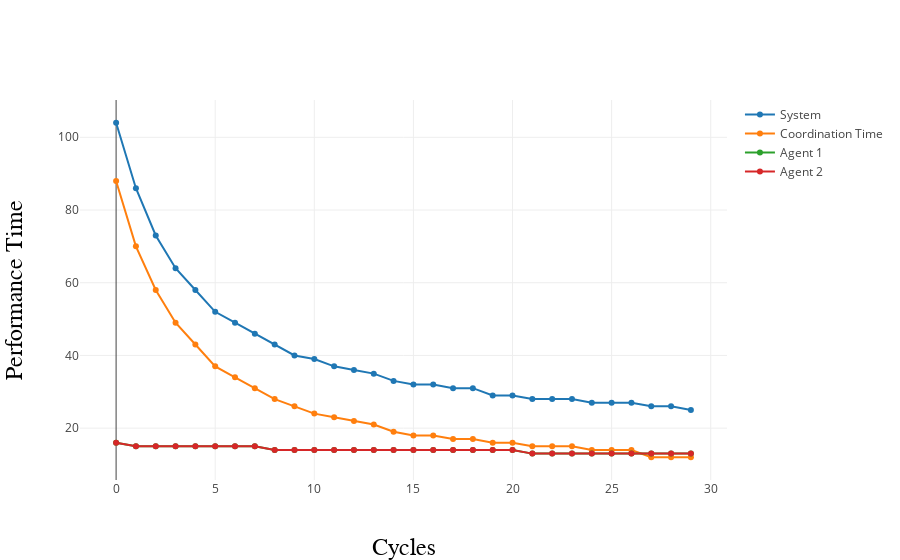
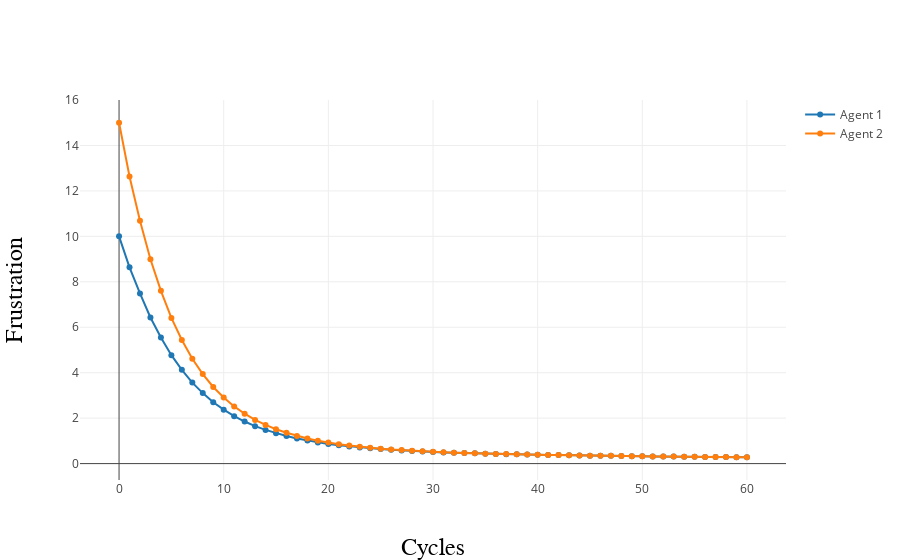

Notebook code for these charts, in order:
### Code cell
print(my_workplace_lg.get_sum_perf_time())
my_workplace_lg.plot_performance()
my_workplace_lg.plot_frustration()

### Figure 1 — Plotly figure (JSON) as saved in the notebook; plotly's stock layout.template omitted (floating-point values rounded to 4 significant figures)
{"data": [{"mode": "lines+markers", "name": "System", "type": "scatter", "uid": "b5821aff-7556-4955-99b3-dc61d0b29196", "x": [0, 1, 2, 3, 4, 5, 6, 7, 8, 9, 10, 11, 12, 13, 14, 15, 16, 17, 18, 19, 20, 21, 22, 23, 24, 25, 26, 27, 28, 29], "y": [104, 86, 73, 64, 58, 52, 49, 46, 43, 40, 39, 37, 36, 35, 33, 32, 32, 31, 31, 29, 29, 28, 28, 28, 27, 27, 27, 26, 26, 25]}, {"mode": "lines+markers", "name": "Coordination Time", "type": "scatter", "uid": "36e94ea9-c177-4657-b6d7-c44633206958", "x": [0, 1, 2, 3, 4, 5, 6, 7, 8, 9, 10, 11, 12, 13, 14, 15, 16, 17, 18, 19, 20, 21, 22, 23, 24, 25, 26, 27, 28, 29], "y": [88, 70, 58, 49, 43, 37, 34, 31, 28, 26, 24, 23, 22, 21, 19, 18, 18, 17, 17, 16, 16, 15, 15, 15, 14, 14, 14, 12, 12, 12]}, {"mode": "lines+markers", "name": "Agent 1", "type": "scatter", "uid": "5636d126-36b2-405b-a71c-dc9f54be4e49", "x": [0, 1, 2, 3, 4, 5, 6, 7, 8, 9, 10, 11, 12, 13, 14, 15, 16, 17, 18, 19, 20, 21, 22, 23, 24, 25, 26, 27, 28, 29], "y": [16, 15, 15, 15, 15, 15, 15, 15, 14, 14, 14, 14, 14, 14, 14, 14, 14, 14, 14, 14, 14, 13, 13, 13, 13, 13, 13, 13, 13, 13]}, {"mode": "lines+markers", "name": "Agent 2", "type": "scatter", "uid": "9b5350bc-bb2d-4b6d-952d-36c37175c4a7", "x": [0, 1, 2, 3, 4, 5, 6, 7, 8, 9, 10, 11, 12, 13, 14, 15, 16, 17, 18, 19, 20, 21, 22, 23, 24, 25, 26, 27, 28, 29], "y": [16, 15, 15, 15, 15, 15, 15, 15, 14, 14, 14, 14, 14, 14, 14, 14, 14, 14, 14, 14, 14, 13, 13, 13, 13, 13, 13, 13, 13, 13]}], "layout": {"xaxis": {"title": "Cycles", "titlefont": {"color": "black", "family": "Arial, sans-serif", "size": 24}}, "yaxis": {"title": "Performance Time", "titlefont": {"color": "black", "family": "Arial, sans-serif", "size": 24}}}}

### Figure 2 — Plotly figure (JSON) as saved in the notebook; plotly's stock layout.template omitted (floating-point values rounded to 4 significant figures)
{"data": [{"mode": "lines+markers", "name": "Agent 1", "type": "scatter", "uid": "1acd4fa4-8c54-4881-a7bd-7d90d2795ee7", "x": [0, 1, 2, 3, 4, 5, 6, 7, 8, 9, 10, 11, 12, 13, 14, 15, 16, 17, 18, 19, 20, 21, 22, 23, 24, 25, 26, 27, 28, 29, 30, 31, 32, 33, 34, 35, 36, 37, 38, 39, 40, 41, 42, 43, 44, 45, 46, 47, 48, 49, 50, 51, 52, 53, 54, 55, 56, 57, 58, 59, 60], "y": [10, 8.637, 7.487, 6.429, 5.553, 4.771, 4.129, 3.564, 3.103, 2.701, 2.375, 2.086, 1.852, 1.648, 1.482, 1.335, 1.215, 1.106, 1.017, 0.9335, 0.8658, 0.8051, 0.7561, 0.7107, 0.6741, 0.6388, 0.6103, 0.5816, 0.5585, 0.5342, 0.5147, 0.4934, 0.4762, 0.4624, 0.4513, 0.4369, 0.4253, 0.416, 0.4085, 0.397, 0.3878, 0.3804, 0.3744, 0.3643, 0.3561, 0.3496, 0.3443, 0.3401, 0.3367, 0.3286, 0.3222, 0.317, 0.3129, 0.3095, 0.3068, 0.2995, 0.2935, 0.2888, 0.285, 0.2819, 0.2794]}, {"mode": "lines+markers", "name": "Agent 2", "type": "scatter", "uid": "2c7d4558-6a0e-465a-b988-f02b31b33510", "x": [0, 1, 2, 3, 4, 5, 6, 7, 8, 9, 10, 11, 12, 13, 14, 15, 16, 17, 18, 19, 20, 21, 22, 23, 24, 25, 26, 27, 28, 29, 30, 31, 32, 33, 34, 35, 36, 37, 38, 39, 40, 41, 42, 43, 44, 45, 46, 47, 48, 49, 50, 51, 52, 53, 54, 55, 56, 57, 58, 59, 60], "y": [15, 12.64, 10.69, 8.989, 7.601, 6.409, 5.439, 4.612, 3.941, 3.372, 2.911, 2.515, 2.195, 1.922, 1.702, 1.511, 1.356, 1.218, 1.107, 1.006, 0.9234, 0.8512, 0.793, 0.7402, 0.6977, 0.6577, 0.6254, 0.5937, 0.5682, 0.542, 0.5209, 0.4983, 0.4802, 0.4656, 0.4539, 0.4389, 0.4269, 0.4173, 0.4095, 0.3978, 0.3884, 0.3809, 0.3748, 0.3646, 0.3564, 0.3498, 0.3445, 0.3402, 0.3368, 0.3287, 0.3223, 0.3171, 0.3129, 0.3096, 0.3069, 0.2995, 0.2935, 0.2888, 0.285, 0.2819, 0.2794]}], "layout": {"showlegend": true, "xaxis": {"title": "Cycles", "titlefont": {"color": "black", "family": "Arial, sans-serif", "size": 24}}, "yaxis": {"title": "Frustration", "titlefont": {"color": "black", "family": "Arial, sans-serif", "size": 24}}}}
